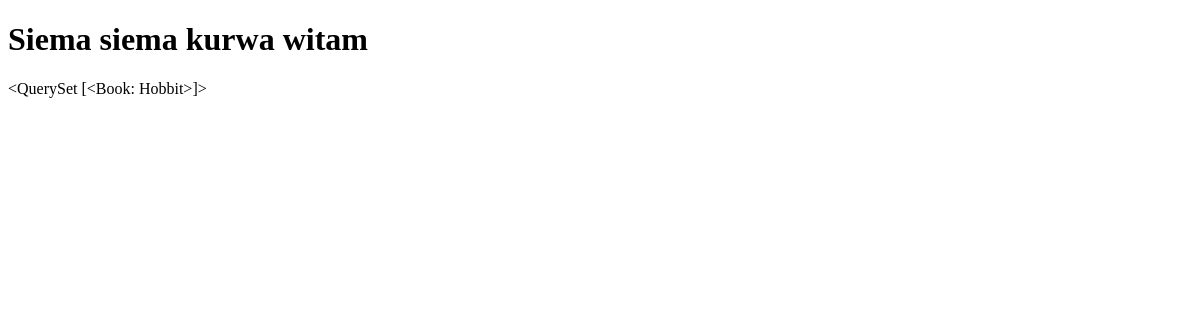
The app's page /base/first, older data.
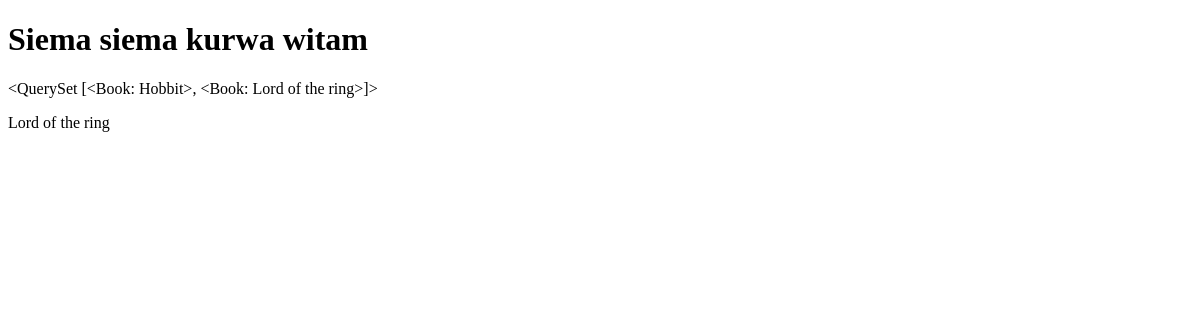
The same page, newer data.
### base/models.py (models this page shows)
class Book(models.Model):
    title = models.CharField(max_length=50, blank=False, unique=True)
    description = models.TextField(blank=True, null=True)
    price = models.DecimalField(default=0, decimal_places=2, max_digits=10)
    published = models.DateField(blank=True, null=True)
    is_published = models.BooleanField(default=False)
    cover = models.ImageField(upload_to='covers/', blank=True, null=True)
    def __str__(self):
        return f"{self.title}"

### base/views.py (the view)
# urls.py: path('first', views.first),
def first(request):
    books = Book.objects.all()
    return render(request, 'base/template1.html', {'books': books})

### base/templates/base/template1.html (shortened to what this page needs)
<!doctype html>
<html lang="en">
<head>
</head>
<body>
    <h1>Siema siema kurwa witam</h1>
{{ books }}
{% for book in books %}
    {% if book.is_published %}
        <p>{{ book.title }}</p>
    {% endif %}
{% endfor %}
</body>
</html>

Row changes from the older to the newer data that the page shows:
computed for Book: title.title "<QuerySet [<Book: Hobbit>]>" → "<QuerySet [<Book: Hobbit>, <Book: Lord of the ring>]>"
added Book: title "Lord of the ring"
